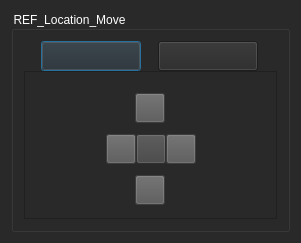
<?xml version="1.0" encoding="UTF-8"?>
<ui version="4.0">
 <class>Dialog</class>
 <widget class="QDialog" name="Dialog">
  <property name="geometry">
   <rect>
    <x>0</x>
    <y>0</y>
    <width>301</width>
    <height>243</height>
   </rect>
  </property>
  <property name="sizePolicy">
   <sizepolicy hsizetype="Fixed" vsizetype="Fixed">
    <horstretch>0</horstretch>
    <verstretch>0</verstretch>
   </sizepolicy>
  </property>
  <property name="windowTitle">
   <string>SOC CMD CONSOLE</string>
  </property>
  <property name="windowIcon">
   <iconset resource="SOC_Dialog.qrc">
    <normaloff>:/ICON/ICON.ico</normaloff>:/ICON/ICON.ico</iconset>
  </property>
  <property name="styleSheet">
   <string notr="true">background-color: rgb(41, 41, 41);</string>
  </property>
  <layout class="QGridLayout" name="gridLayout_2">
   <item row="0" column="0">
    <widget class="QGroupBox" name="groupBox_4">
     <property name="maximumSize">
      <size>
       <width>420</width>
       <height>16777215</height>
      </size>
     </property>
     <property name="styleSheet">
      <string notr="true">font: 63 14pt &quot;Segoe UI Semibold&quot;;
color: rgb(255, 255, 255);</string>
     </property>
     <property name="title">
      <string>REF_Location_Move</string>
     </property>
     <layout class="QVBoxLayout" name="verticalLayout">
      <property name="spacing">
       <number>0</number>
      </property>
      <property name="leftMargin">
       <number>10</number>
      </property>
      <property name="topMargin">
       <number>10</number>
      </property>
      <property name="rightMargin">
       <number>10</number>
      </property>
      <property name="bottomMargin">
       <number>10</number>
      </property>
      <item>
       <layout class="QHBoxLayout" name="horizontalLayout">
        <item>
         <widget class="QPushButton" name="PBtn_GuideOnOff">
          <property name="maximumSize">
           <size>
            <width>100</width>
            <height>30</height>
           </size>
          </property>
          <property name="styleSheet">
           <string notr="true">QPushButton{
border-image: url(:/BTN/resource/QuantumRED_MAIN/GUIDE_ON.png);
}
QPushButton:hover{
border-image: url(:/BTN/resource/QuantumRED_MAIN/GUIDE_ON_HOVER.png);
}
QPushButton:pressed{
border-image: url(:/BTN/resource/QuantumRED_MAIN/GUIDE_ON_PRESSED.png);
}</string>
          </property>
          <property name="text">
           <string/>
          </property>
         </widget>
        </item>
        <item>
         <widget class="QPushButton" name="PBtn_GuideSave">
          <property name="maximumSize">
           <size>
            <width>100</width>
            <height>30</height>
           </size>
          </property>
          <property name="styleSheet">
           <string notr="true">QPushButton{
border-image: url(:/Button/resource/BUTTON/GUIDE_SAVE.png);
}
QPushButton:hover{
border-image: url(:/Button/resource/BUTTON/GUIDE_SAVE_HOVER.png);
}
QPushButton:pressed{
border-image: url(:/Button/resource/BUTTON/GUIDE_SAVE_PRESSED.png);
}</string>
          </property>
          <property name="text">
           <string/>
          </property>
         </widget>
        </item>
       </layout>
      </item>
      <item>
       <widget class="QFrame" name="frame_MOVE_REF">
        <property name="frameShape">
         <enum>QFrame::StyledPanel</enum>
        </property>
        <property name="frameShadow">
         <enum>QFrame::Raised</enum>
        </property>
        <layout class="QHBoxLayout" name="horizontalLayout_17">
         <property name="spacing">
          <number>0</number>
         </property>
         <property name="leftMargin">
          <number>0</number>
         </property>
         <property name="topMargin">
          <number>10</number>
         </property>
         <property name="rightMargin">
          <number>0</number>
         </property>
         <property name="bottomMargin">
          <number>0</number>
         </property>
         <item>
          <spacer name="horizontalSpacer_19">
           <property name="orientation">
            <enum>Qt::Horizontal</enum>
           </property>
           <property name="sizeType">
            <enum>QSizePolicy::Fixed</enum>
           </property>
           <property name="sizeHint" stdset="0">
            <size>
             <width>0</width>
             <height>20</height>
            </size>
           </property>
          </spacer>
         </item>
         <item>
          <layout class="QVBoxLayout" name="verticalLayout_13">
           <property name="spacing">
            <number>0</number>
           </property>
           <property name="leftMargin">
            <number>0</number>
           </property>
           <property name="topMargin">
            <number>0</number>
           </property>
           <property name="rightMargin">
            <number>0</number>
           </property>
           <item>
            <layout class="QHBoxLayout" name="horizontalLayout_16">
             <item>
              <spacer name="horizontalSpacer_15">
               <property name="orientation">
                <enum>Qt::Horizontal</enum>
               </property>
               <property name="sizeType">
                <enum>QSizePolicy::Fixed</enum>
               </property>
               <property name="sizeHint" stdset="0">
                <size>
                 <width>2</width>
                 <height>20</height>
                </size>
               </property>
              </spacer>
             </item>
             <item>
              <widget class="QPushButton" name="PBtn_RefUP">
               <property name="sizePolicy">
                <sizepolicy hsizetype="Fixed" vsizetype="Fixed">
                 <horstretch>0</horstretch>
                 <verstretch>0</verstretch>
                </sizepolicy>
               </property>
               <property name="maximumSize">
                <size>
                 <width>30</width>
                 <height>30</height>
                </size>
               </property>
               <property name="styleSheet">
                <string notr="true">background-color: rgb(86, 86, 86);
color: rgb(255, 255, 255);</string>
               </property>
               <property name="text">
                <string/>
               </property>
               <property name="icon">
                <iconset resource="QuantumRED_MAIN.qrc">
                 <normaloff>:/ICON/resource/QuantumRED_MAIN/UP.png</normaloff>:/ICON/resource/QuantumRED_MAIN/UP.png</iconset>
               </property>
              </widget>
             </item>
             <item>
              <spacer name="horizontalSpacer_16">
               <property name="orientation">
                <enum>Qt::Horizontal</enum>
               </property>
               <property name="sizeType">
                <enum>QSizePolicy::Fixed</enum>
               </property>
               <property name="sizeHint" stdset="0">
                <size>
                 <width>2</width>
                 <height>20</height>
                </size>
               </property>
              </spacer>
             </item>
            </layout>
           </item>
           <item>
            <layout class="QHBoxLayout" name="horizontalLayout_18">
             <property name="spacing">
              <number>0</number>
             </property>
             <property name="topMargin">
              <number>0</number>
             </property>
             <item>
              <spacer name="horizontalSpacer_20">
               <property name="orientation">
                <enum>Qt::Horizontal</enum>
               </property>
               <property name="sizeHint" stdset="0">
                <size>
                 <width>40</width>
                 <height>20</height>
                </size>
               </property>
              </spacer>
             </item>
             <item>
              <widget class="QPushButton" name="PBtn_RefLEFT">
               <property name="maximumSize">
                <size>
                 <width>30</width>
                 <height>30</height>
                </size>
               </property>
               <property name="styleSheet">
                <string notr="true">background-color: rgb(194, 194, 194);
background-color: rgb(86, 86, 86);
color: rgb(255, 255, 255);</string>
               </property>
               <property name="text">
                <string/>
               </property>
               <property name="icon">
                <iconset resource="QuantumRED_MAIN.qrc">
                 <normaloff>:/ICON/resource/QuantumRED_MAIN/LEFT.png</normaloff>:/ICON/resource/QuantumRED_MAIN/LEFT.png</iconset>
               </property>
              </widget>
             </item>
             <item>
              <widget class="QPushButton" name="pushButton_3">
               <property name="maximumSize">
                <size>
                 <width>30</width>
                 <height>30</height>
                </size>
               </property>
               <property name="styleSheet">
                <string notr="true">background-color: rgb(66, 66, 66);
color: rgb(255, 255, 255);</string>
               </property>
               <property name="text">
                <string/>
               </property>
              </widget>
             </item>
             <item>
              <widget class="QPushButton" name="PBtn_RefRIGHT">
               <property name="maximumSize">
                <size>
                 <width>30</width>
                 <height>30</height>
                </size>
               </property>
               <property name="styleSheet">
                <string notr="true">background-color: rgb(194, 194, 194);
background-color: rgb(86, 86, 86);
color: rgb(255, 255, 255);</string>
               </property>
               <property name="text">
                <string/>
               </property>
               <property name="icon">
                <iconset resource="QuantumRED_MAIN.qrc">
                 <normaloff>:/ICON/resource/QuantumRED_MAIN/RIGHT.png</normaloff>:/ICON/resource/QuantumRED_MAIN/RIGHT.png</iconset>
               </property>
              </widget>
             </item>
             <item>
              <spacer name="horizontalSpacer_21">
               <property name="orientation">
                <enum>Qt::Horizontal</enum>
               </property>
               <property name="sizeHint" stdset="0">
                <size>
                 <width>40</width>
                 <height>20</height>
                </size>
               </property>
              </spacer>
             </item>
            </layout>
           </item>
           <item>
            <layout class="QHBoxLayout" name="horizontalLayout_19">
             <property name="topMargin">
              <number>0</number>
             </property>
             <item>
              <spacer name="horizontalSpacer_22">
               <property name="orientation">
                <enum>Qt::Horizontal</enum>
               </property>
               <property name="sizeType">
                <enum>QSizePolicy::Fixed</enum>
               </property>
               <property name="sizeHint" stdset="0">
                <size>
                 <width>2</width>
                 <height>20</height>
                </size>
               </property>
              </spacer>
             </item>
             <item>
              <widget class="QPushButton" name="PBtn_RefDOWN">
               <property name="maximumSize">
                <size>
                 <width>30</width>
                 <height>30</height>
                </size>
               </property>
               <property name="styleSheet">
                <string notr="true">background-color: rgb(194, 194, 194);
background-color: rgb(86, 86, 86);
color: rgb(255, 255, 255);</string>
               </property>
               <property name="text">
                <string/>
               </property>
               <property name="icon">
                <iconset resource="QuantumRED_MAIN.qrc">
                 <normaloff>:/ICON/resource/QuantumRED_MAIN/DOWN.png</normaloff>:/ICON/resource/QuantumRED_MAIN/DOWN.png</iconset>
               </property>
              </widget>
             </item>
             <item>
              <spacer name="horizontalSpacer_23">
               <property name="orientation">
                <enum>Qt::Horizontal</enum>
               </property>
               <property name="sizeType">
                <enum>QSizePolicy::Fixed</enum>
               </property>
               <property name="sizeHint" stdset="0">
                <size>
                 <width>2</width>
                 <height>2</height>
                </size>
               </property>
              </spacer>
             </item>
            </layout>
           </item>
          </layout>
         </item>
        </layout>
       </widget>
      </item>
     </layout>
    </widget>
   </item>
  </layout>
 </widget>
 <resources>
  <include location="SOC_Dialog.qrc"/>
  <include location="QuantumRED_MAIN.qrc"/>
 </resources>
 <connections/>
</ui>
